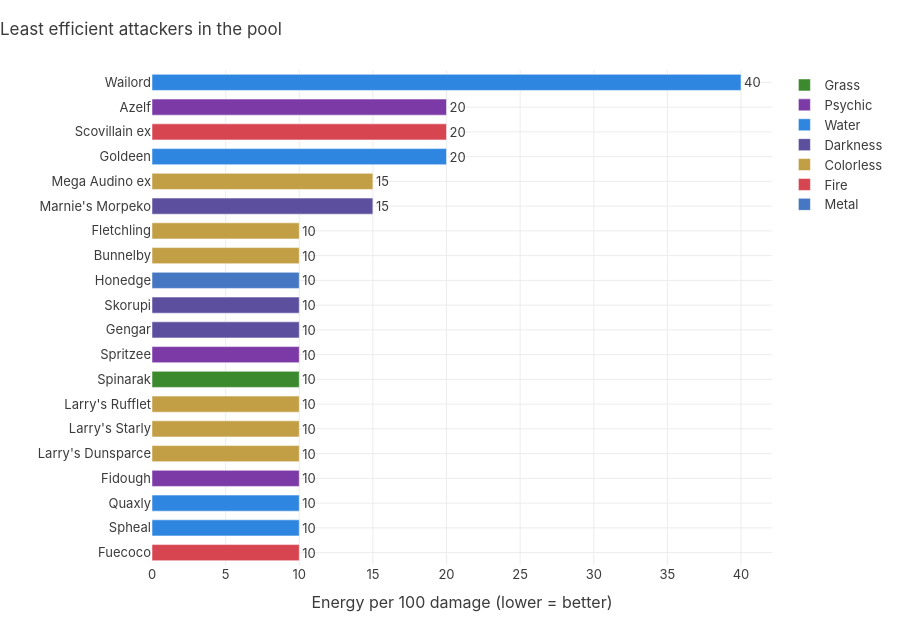

The code cell stored with this chart in its notebook:
### Code cell
efficiency_bar(efficiency.tail(20), title="Least efficient attackers in the pool", best_on_top=False)

### Figure 1 — Plotly figure (JSON) as saved in the notebook; plotly's stock layout.template omitted (floating-point values rounded to 4 significant figures)
{"data": [{"customdata": [["Gooey Thread", "Grass", 10, "Grass"]], "hovertemplate": "Energy per 100 damage (lower = better)=%{text}<br>=%{y}<br>attack=%{customdata[0]}<br>cost=%{customdata[1]}<br>damage=%{customdata[2]}<extra></extra>", "legendgroup": "Grass", "marker": {"color": "#3c8a2e", "pattern": {"shape": ""}}, "name": "Grass", "orientation": "h", "showlegend": true, "text": [10.0], "textposition": "outside", "x": [10.0], "xaxis": "x", "y": ["Spinarak"], "yaxis": "y", "type": "bar", "width": 0.65}, {"customdata": [["Stampede", "Colorless", 10, "Psychic"], ["Ram", "Psychic", 10, "Psychic"], ["Neurokinesis", "Psychic, Colorless", 10, "Psychic"]], "hovertemplate": "Energy per 100 damage (lower = better)=%{text}<br>=%{y}<br>attack=%{customdata[0]}<br>cost=%{customdata[1]}<br>damage=%{customdata[2]}<extra></extra>", "legendgroup": "Psychic", "marker": {"color": "#7c3aa6", "pattern": {"shape": ""}}, "name": "Psychic", "orientation": "h", "showlegend": true, "text": [10.0, 10.0, 20.0], "textposition": "outside", "x": [10.0, 10.0, 20.0], "xaxis": "x", "y": ["Fidough", "Spritzee", "Azelf"], "yaxis": "y", "type": "bar", "width": 0.65}, {"customdata": [["Powder Snow", "Water", 10, "Water"], ["Aerial Ace", "Water", 10, "Water"], ["Whirlpool", "Colorless, Colorless", 10, "Water"], ["Hydro Pump", "Colorless, Colorless, Colorless, Colorless", 10, "Water"]], "hovertemplate": "Energy per 100 damage (lower = better)=%{text}<br>=%{y}<br>attack=%{customdata[0]}<br>cost=%{customdata[1]}<br>damage=%{customdata[2]}<extra></extra>", "legendgroup": "Water", "marker": {"color": "#2f86e0", "pattern": {"shape": ""}}, "name": "Water", "orientation": "h", "showlegend": true, "text": [10.0, 10.0, 20.0, 40.0], "textposition": "outside", "x": [10.0, 10.0, 20.0, 40.0], "xaxis": "x", "y": ["Spheal", "Quaxly", "Goldeen", "Wailord"], "yaxis": "y", "type": "bar", "width": 0.65}, {"customdata": [["Mind Jack", "Darkness", 10, "Darkness"], ["Poison Jab", "Darkness, Darkness", 20, "Darkness"], ["Spiky Wheel", "Colorless, Colorless, Colorless", 20, "Darkness"]], "hovertemplate": "Energy per 100 damage (lower = better)=%{text}<br>=%{y}<br>attack=%{customdata[0]}<br>cost=%{customdata[1]}<br>damage=%{customdata[2]}<extra></extra>", "legendgroup": "Darkness", "marker": {"color": "#5b4f9e", "pattern": {"shape": ""}}, "name": "Darkness", "orientation": "h", "showlegend": true, "text": [10.0, 10.0, 15.0], "textposition": "outside", "x": [10.0, 10.0, 15.0], "xaxis": "x", "y": ["Gengar", "Skorupi", "Marnie's Morpeko"], "yaxis": "y", "type": "bar", "width": 0.65}, {"customdata": [["Rising Lunge", "Colorless", 10, "Colorless"], ["Glide", "Colorless", 10, "Colorless"], ["Peck the Wound", "Colorless, Colorless", 20, "Colorless"], ["Smash Kick", "Colorless", 10, "Colorless"], ["Peck", "Colorless, Colorless", 20, "Colorless"], ["Ear Force", "Colorless, Colorless, Colorless", 20, "Colorless"]], "hovertemplate": "Energy per 100 damage (lower = better)=%{text}<br>=%{y}<br>attack=%{customdata[0]}<br>cost=%{customdata[1]}<br>damage=%{customdata[2]}<extra></extra>", "legendgroup": "Colorless", "marker": {"color": "#c29f45", "pattern": {"shape": ""}}, "name": "Colorless", "orientation": "h", "showlegend": true, "text": [10.0, 10.0, 10.0, 10.0, 10.0, 15.0], "textposition": "outside", "x": [10.0, 10.0, 10.0, 10.0, 10.0, 15.0], "xaxis": "x", "y": ["Larry's Dunsparce", "Larry's Starly", "Larry's Rufflet", "Bunnelby", "Fletchling", "Mega Audino ex"], "yaxis": "y", "type": "bar", "width": 0.65}, {"customdata": [["Heat Burn", "Fire, Colorless", 20, "Fire"], ["Spicy Rage", "Fire, Fire", 10, "Fire"]], "hovertemplate": "Energy per 100 damage (lower = better)=%{text}<br>=%{y}<br>attack=%{customdata[0]}<br>cost=%{customdata[1]}<br>damage=%{customdata[2]}<extra></extra>", "legendgroup": "Fire", "marker": {"color": "#d64550", "pattern": {"shape": ""}}, "name": "Fire", "orientation": "h", "showlegend": true, "text": [10.0, 20.0], "textposition": "outside", "x": [10.0, 20.0], "xaxis": "x", "y": ["Fuecoco", "Scovillain ex"], "yaxis": "y", "type": "bar", "width": 0.65}, {"customdata": [["Cut", "Colorless", 10, "Metal"]], "hovertemplate": "Energy per 100 damage (lower = better)=%{text}<br>=%{y}<br>attack=%{customdata[0]}<br>cost=%{customdata[1]}<br>damage=%{customdata[2]}<extra></extra>", "legendgroup": "Metal", "marker": {"color": "#4577c2", "pattern": {"shape": ""}}, "name": "Metal", "orientation": "h", "showlegend": true, "text": [10.0], "textposition": "outside", "x": [10.0], "xaxis": "x", "y": ["Honedge"], "yaxis": "y", "type": "bar", "width": 0.65}], "layout": {"xaxis": {"anchor": "y", "domain": [0.0, 1.0], "title": {"text": "Energy per 100 damage (lower = better)"}, "gridcolor": "#ececec", "zeroline": false}, "yaxis": {"anchor": "x", "domain": [0.0, 1.0], "title": {"text": ""}, "categoryorder": "array", "categoryarray": ["Fuecoco", "Spheal", "Quaxly", "Fidough", "Larry's Dunsparce", "Larry's Starly", "Larry's Rufflet", "Spinarak", "Spritzee", "Gengar", "Skorupi", "Honedge", "Bunnelby", "Fletchling", "Marnie's Morpeko", "Mega Audino ex", "Goldeen", "Scovillain ex", "Azelf", "Wailord"], "gridcolor": "#ececec", "zeroline": false}, "legend": {"title": {}, "tracegroupgap": 0}, "margin": {"t": 70, "l": 60, "r": 30, "b": 50}, "barmode": "relative", "height": 620, "title": {"font": {"size": 17}, "text": "Least efficient attackers in the pool", "x": 0}, "font": {"family": "Inter, system-ui, sans-serif", "size": 13, "color": "#3b3b3b"}, "hoverlabel": {"font": {"size": 12}, "bgcolor": "white"}, "plot_bgcolor": "white", "paper_bgcolor": "white"}}
